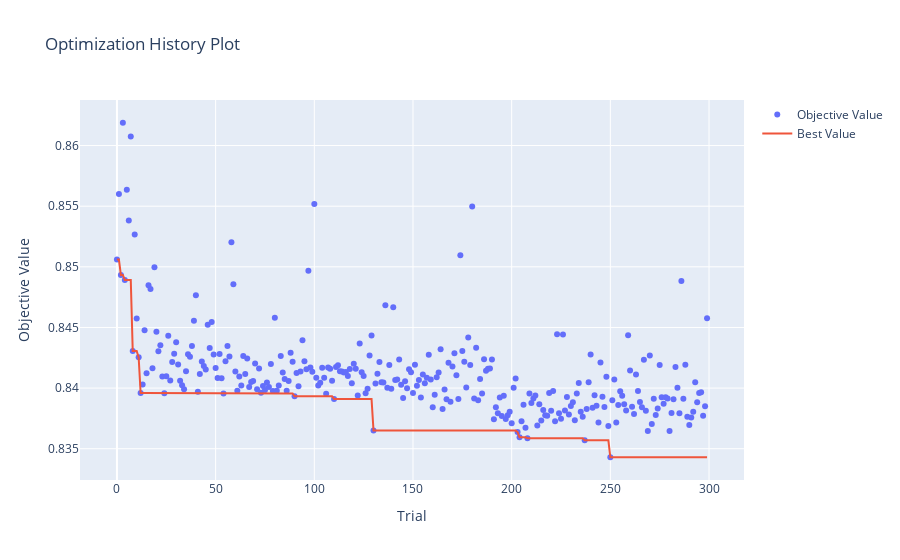

Notebook code for this chart:
### Code cell
optuna.visualization.plot_optimization_history(study)

### Figure 1 — Plotly figure (JSON) as saved in the notebook; plotly's stock layout.template omitted (floating-point values rounded to 4 significant figures; data arrays with more than 128 entries replaced by an {"elided": "..."} marker saying what was removed)
{"data": [{"mode": "markers", "name": "Objective Value", "type": "scatter", "x": {"elided": "300 int values"}, "y": {"elided": "300 float values"}}, {"name": "Best Value", "type": "scatter", "x": {"elided": "300 int values"}, "y": {"elided": "300 float values"}}], "layout": {"title": {"text": "Optimization History Plot"}, "xaxis": {"title": {"text": "Trial"}}, "yaxis": {"title": {"text": "Objective Value"}}}}
